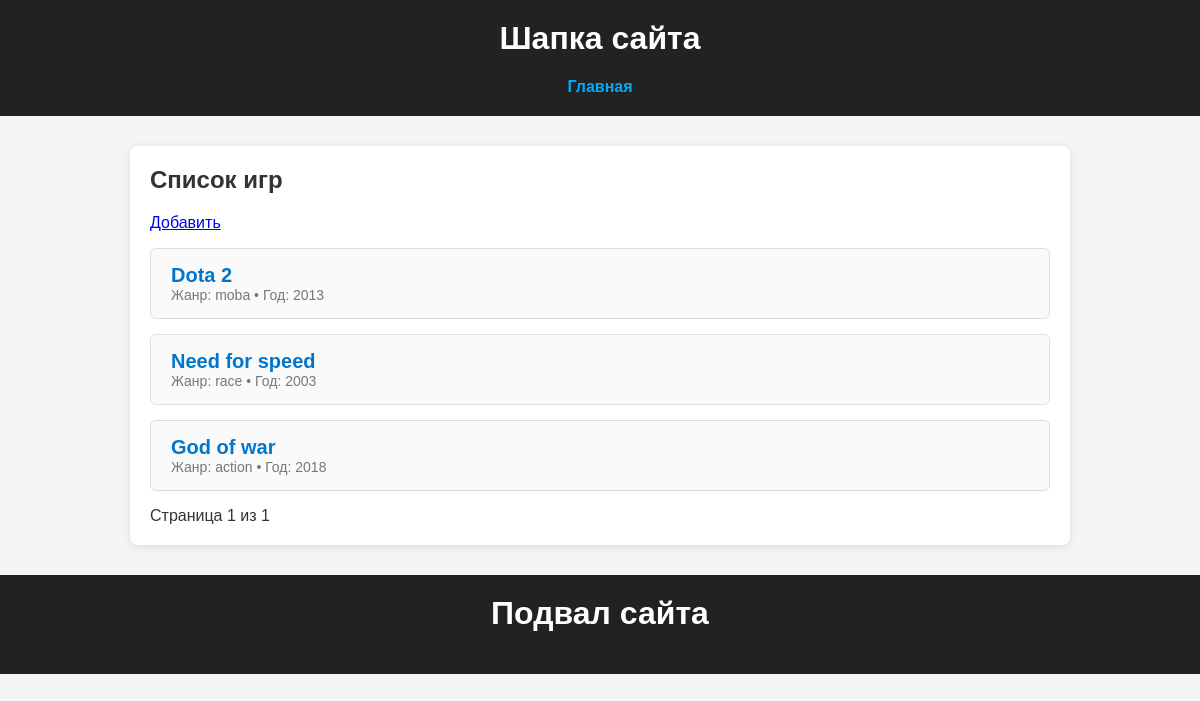
/, run on an earlier commit of the app's database.
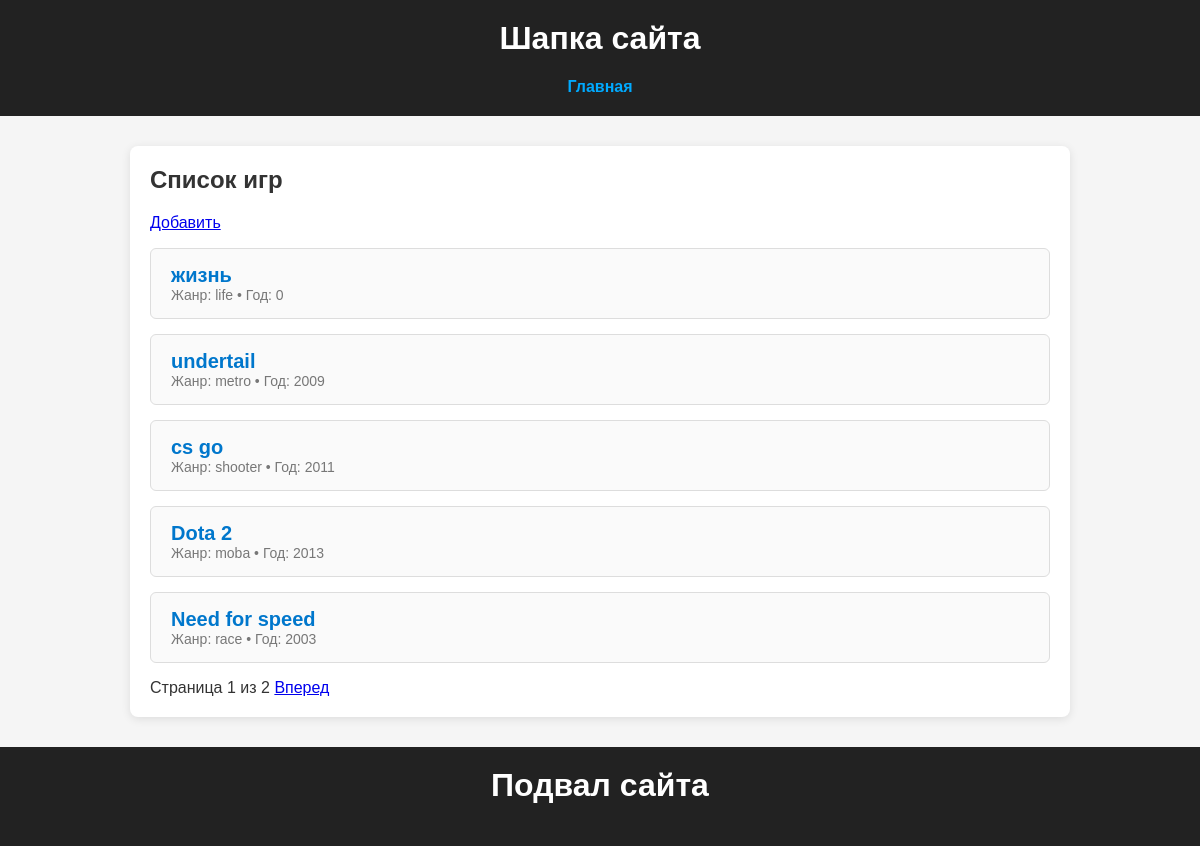
And on a later commit of the database.
### games/models.py (models this page shows, shortened)
class Game(models.Model):
    title = models.CharField('Название', max_length=200)
    genre = models.CharField('Жанр', max_length=100)
    release_year = models.PositiveIntegerField('Год название')
    description = models.TextField('Описание', blank=True)
    created_at = models.DateTimeField(auto_now_add=True)
    class Meta:
        verbose_name = 'Игра'
        verbose_name_plural = 'Игры'
        ordering = ['-created_at']

### games/views.py (the view)
# urls.py: path('', GameListView.as_view(), name='game_list'),
class GameListView(ListView):
    model = Game
    template_name = 'game_list.html'
    context_object_name = 'games'
    paginate_by = 5

### templates/game_list.html (shortened to what this page needs)
{% extends 'base.html' %}
{% block content %}
<h2>Список игр</h2>
<a href="{% url 'game_create' %}">Добавить</a>
<ul class="game-list">
    {% for game in games %}
        <li class="game-item">
            <a class="game-title" href="{% url 'game_detail' game.pk %}">
                {{ game.title }}
            </a>
            <div class="game-meta">
                Жанр: {{ game.genre }} • Год: {{ game.release_year }}
            </div>
        </li>
    {% empty %}
        <li class="game-item">Игр пока нет.</li>
    {% endfor %}
</ul>
Страница {{ page_obj.number }} из {{ page_obj.paginator.num_pages }}
{% if page_obj.has_next %}
    <a href="?page={{ page_obj.next_page_number }}">Вперед</a>
{% endif %}
{% endblock %}

What changed in the data, as far as the page shows it:
no longer on this page (row unchanged): Game: title "God of war", genre "action", release_year "2018"
added Game: title "жизнь", genre "life", release_year "0"
added Game: title "undertail", genre "metro", release_year "2009"
added Game: title "cs go", genre "shooter", release_year "2011"
Also different on the page:
{{ page_obj.paginator.num_pages }}: "1" → "2"
text now shown: "Вперед"
